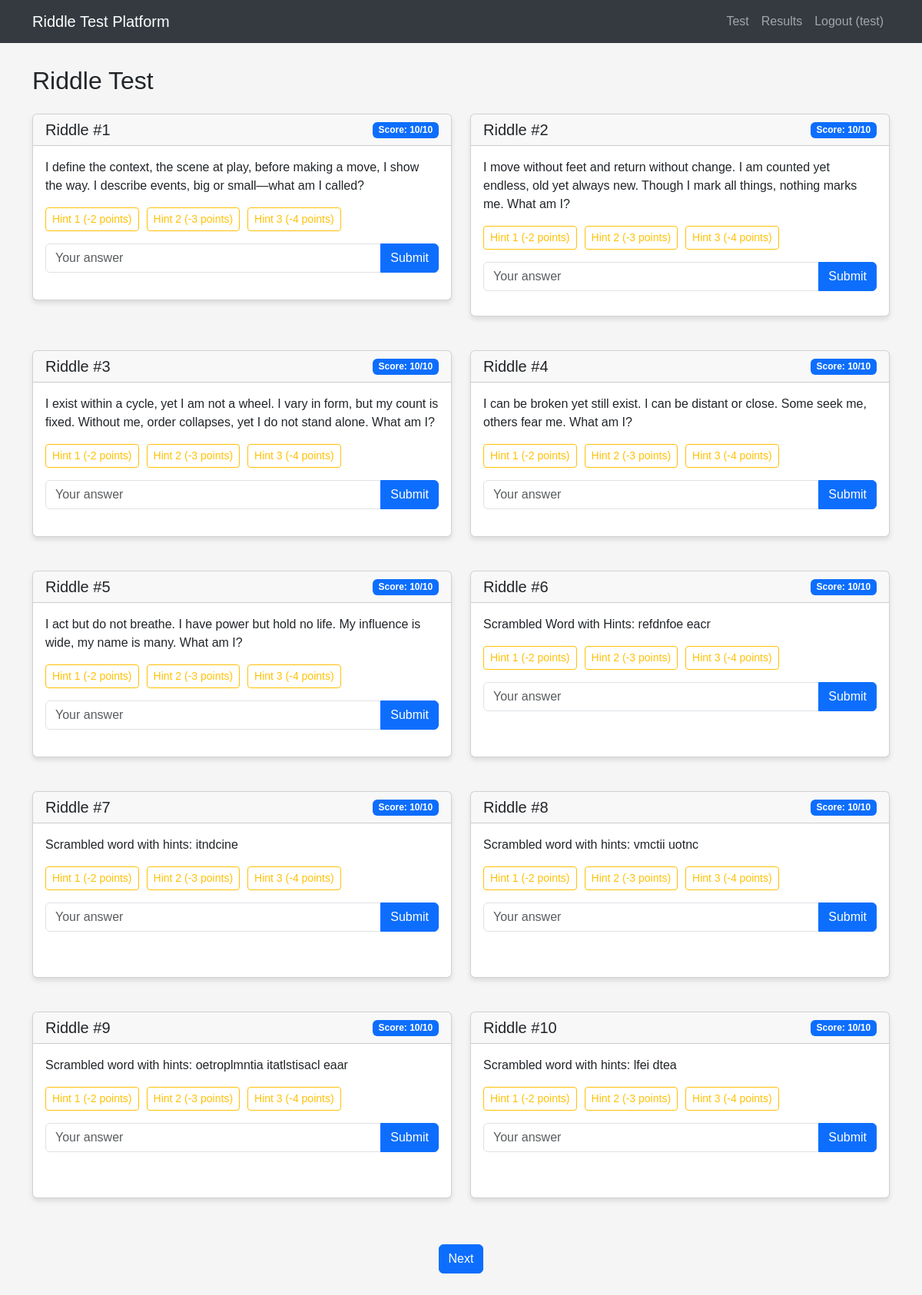
The app's page /test_without_images (signed in) with its own data.
### tables this page shows
CREATE TABLE user_progress (
            id INTEGER PRIMARY KEY AUTOINCREMENT,
            user_id INTEGER NOT NULL,
            riddle_id INTEGER NOT NULL,
            score INTEGER DEFAULT 10,
            completed INTEGER DEFAULT 0,
            hint1_used INTEGER DEFAULT 0,
            hint2_used INTEGER DEFAULT 0,
            hint3_used INTEGER DEFAULT 0,
            answer_attempt TEXT,
            completion_time TIMESTAMP, warnings INTEGER DEFAULT 0,
            FOREIGN KEY (user_id) REFERENCES users (id),
            FOREIGN KEY (riddle_id) REFERENCES riddles (id),
            UNIQUE(user_id, riddle_id)
        );

CREATE TABLE riddles (
            id INTEGER PRIMARY KEY AUTOINCREMENT,
            question TEXT NOT NULL,
            answer TEXT NOT NULL,
            hint1 TEXT NOT NULL,
            hint2 TEXT NOT NULL,
            hint3 TEXT NOT NULL
        , image TEXT);

CREATE TABLE riddle_variants (
            id INTEGER PRIMARY KEY AUTOINCREMENT,
            riddle_id INTEGER NOT NULL,
            question_variant TEXT NOT NULL,
            FOREIGN KEY (riddle_id) REFERENCES riddles (id)
        );

### app.py (the view)
@app.route('/test_without_images')
def test_without_images():
    if 'user_id' not in session:
        flash('Please log in to take the test.')
        return redirect(url_for('login'))
    conn = sqlite3.connect('riddle_test.db')
    conn.row_factory = sqlite3.Row
    c = conn.cursor()
    if has_completed_test(session['user_id']):
        flash('You have already completed this test. You cannot take it again.')
        return redirect(url_for('results'))
    try:
        c.execute('''
            SELECT up.riddle_id, r.question, r.answer, r.hint1, r.hint2, r.hint3,
                   up.hint1_used, up.hint2_used, up.hint3_used, up.completed, up.score
            FROM user_progress up
            JOIN riddles r ON up.riddle_id = r.id
            WHERE up.user_id = ? AND (r.image IS NULL OR r.image = '')
            ORDER BY up.riddle_id
        ''', (session['user_id'],))
        riddles = c.fetchall()
        if not riddles:
            return redirect(url_for('results'))
        riddles_with_variants = []
        for riddle in riddles:
            riddle_id = riddle['riddle_id']
            c.execute("SELECT question_variant FROM riddle_variants WHERE riddle_id = ?", (riddle_id,))
            variants = [row['question_variant'] for row in c.fetchall()]
            all_questions = variants + [riddle['question']]
            session_key = f"riddle_{session['user_id']}_{riddle_id}"
            if session_key not in session:
                session[session_key] = random.choice(all_questions)
            riddle_data = {
                'id': riddle_id,
                'riddle_id': riddle_id,
                'question': riddle['question'],
                'answer': riddle['answer'],
                'hint1': riddle['hint1'],
                'hint2': riddle['hint2'],
                'hint3': riddle['hint3'],
                'hint1_used': riddle['hint1_used'],
                'hint2_used': riddle['hint2_used'],
                'hint3_used': riddle['hint3_used'],
                'completed': riddle['completed'],
                'score': riddle['score']
            }
            riddle_data['display_question'] = session[session_key]
            riddles_with_variants.append(riddle_data)
        return render_template('test.html',
                               riddles_without_images=riddles_with_variants,
                               total_riddles=len(riddles_with_variants))
    except Exception as e:
        flash('An error occurred while loading the test.')
        print(f"Error: {str(e)}")
        return redirect(url_for('admin_dashboard'))
    finally:
        conn.close()

### app.py (called while the page is built)
def has_completed_test(user_id):
    conn = sqlite3.connect('riddle_test.db')
    c = conn.cursor()
    c.execute("SELECT test_completed FROM users WHERE id = ?", (user_id,))
    test_completed = c.fetchone()
    conn.close()
    return test_completed and test_completed[0] == 1  # Returns True if test_completed is 1

### templates/test.html (shortened to what this page needs)
{% extends 'base.html' %} {% block content %}
<h2 class="mb-4">Riddle Test</h2>
<div class="row">
  {% for riddle in riddles_without_images %}
  <div class="col-md-6 mb-4">
    <div class="card riddle-card" id="riddle-{{ riddle.id }}">
      <div class="card-header d-flex justify-content-between align-items-center">
        <h5 class="mb-0">Riddle #{{ loop.index }}</h5>
        <span class="badge {{ 'bg-success' if riddle.completed else 'bg-primary' }}">
          {% if riddle.completed %}
            Completed
          {% else %}
            Score: <span class="riddle-score">{{ riddle.score }}</span>/10
          {% endif %}
        </span>
      </div>
      <div class="card-body">
        <p class="riddle-question">{{ riddle.display_question }}</p>
        <div class="hints-container mb-3" {% if riddle.completed %}style="display: none;"{% endif %}>
          <div class="d-flex mb-2">
            {% for i in [1, 2, 3] %}
              <button class="btn btn-outline-warning btn-sm hint-btn"
                      data-riddle-id="{{ riddle.id }}"
                      data-hint-num="{{ i }}"
                      {% if riddle['hint' ~ i ~ '_used'] or riddle.completed %}disabled{% endif %}>
                Hint {{ i }} (-{{ i+1 }} points)
              </button>
            {% endfor %}
          </div>
        </div>
        <div class="answer-container" {% if riddle.completed %}style="display: none;"{% endif %}>
          <div class="input-group mb-3">
            <input type="text" class="form-control answer-input"
                   placeholder="Your answer"
                   {% if riddle.completed %}disabled{% endif %} />
            <button class="btn btn-primary submit-btn"
                    data-riddle-id="{{ riddle.id }}"
                    {% if riddle.completed %}disabled{% endif %}>
              Submit
            </button>
          </div>
        </div>
      </div>
    </div>
  </div>
  {% if loop.index is divisibleby(2) %}
  </div><div class="row">
  {% endif %}
  {% endfor %}
</div>
<div class="col-12 text-center mt-3">
  <a href="{{ url_for('test_with_images') }}" class="btn btn-primary">Next</a>
</div>
{% endblock %}

### templates/base.html (style rules this page uses)
body { font-family: "Arial", sans-serif; background-color: #f5f5f5; padding-bottom: 50px; }
.card { margin-bottom: 20px; box-shadow: 0 4px 6px rgba(0, 0, 0, 0.1); }
.hint-btn { margin-right: 10px; }
.riddle-card .card-body { min-height: 200px; }

### records on screen
user_progress: score "10", display_question "I define the context, the scene at play, before making a move, I show the way. I describe events, big or small—what am I called?", 3 "1" "2" "3", i "2" "3" "4"
riddle_variants: display_question "I move without feet and return without change. I am counted yet endless, old yet always new. Though I mark all things, nothing marks me. What am I?"
user_progress: score "10", display_question "I exist within a cycle, yet I am not a wheel. I vary in form, but my count is fixed. Without me, order collapses, yet I do not stand alone. What am I?", 3 "1" "2" "3", i "2" "3" "4"
riddle_variants: display_question "I can be broken yet still exist. I can be distant or close. Some seek me, others fear me. What am I?"
riddle_variants: display_question "I act but do not breathe. I have power but hold no life. My influence is wide, my name is many. What am I?"
riddle_variants: display_question "Scrambled Word with Hints: refdnfoe eacr"
user_progress: score "10", display_question "Scrambled word with hints: itndcine", 3 "1" "2" "3", i "2" "3" "4"
riddle_variants: display_question "Scrambled word with hints: vmctii uotnc"
riddle_variants: display_question "Scrambled word with hints: oetroplmntia itatlstisacl eaar"
riddle_variants: display_question "Scrambled word with hints: lfei dtea"

### other values on screen
{{ session.get('username') }} "test"
{{ riddle.score }} "10" "10" "10" "10" "10" "10" "10"
{{ i }} "1" "2" "3" "1" "2" "3" "1" "2" "3" "1" "2" "3" "1" "2" "3" "1" "2" "3" "1" "2" "3"
{{ i+1 }} "2" "3" "4" "2" "3" "4" "2" "3" "4" "2" "3" "4" "2" "3" "4" "2" "3" "4" "2" "3" "4"
